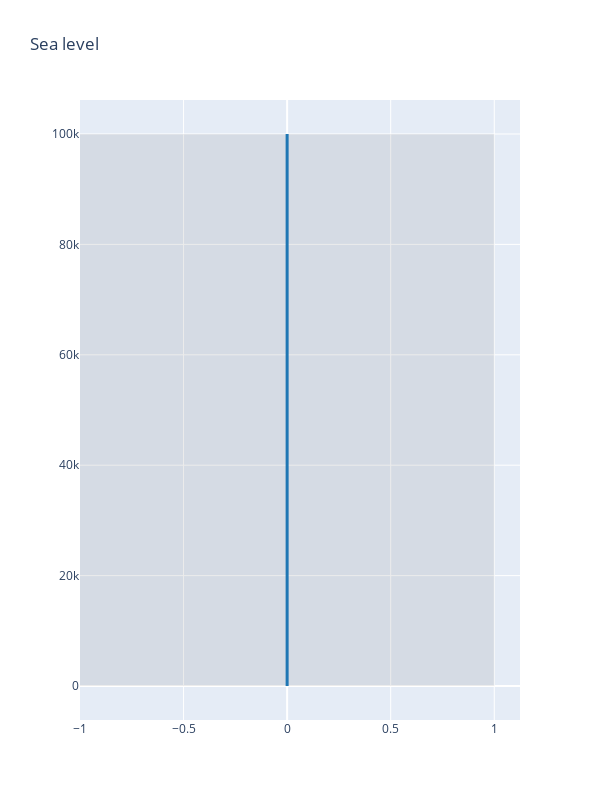

Write notebook code for a chart like this one.
### Code cell
# sea.buildCurve(timeExt = [0., 100000.], timeStep = 10000., seaExt = [0, 0], 
#                    ampExt = [-120, -120.], periodExt = [100000, 100000.])

sea.buildCurve(timeExt = [0., 100000.], timeStep = 10000., seaExt = [0, 0], 
                   ampExt = [0, -0.], periodExt = [100000, 100000.])

sea.plotCurves(fsize=(6,8), figName = 'Sea level')

### Figure 1 — Plotly figure (JSON) as saved in the notebook; plotly's stock layout.template omitted (floating-point values rounded to 4 significant figures)
{"data": [{"line": {"color": "rgba(250, 250, 250, 0.)"}, "mode": "lines", "showlegend": false, "type": "scatter", "x": [-1, -1, -1, -1, -1, -1, -1, -1, -1, -1, -1], "y": [0, 10000, 20000, 30000, 40000, 50000, 60000, 70000, 80000, 90000, 100000]}, {"fill": "tonextx", "fillcolor": "rgba(68, 68, 68, 0.1)", "line": {"color": "rgba(250, 250, 250, 0.)"}, "showlegend": false, "type": "scatter", "x": [1, 1, 1, 1, 1, 1, 1, 1, 1, 1, 1], "y": [0, 10000, 20000, 30000, 40000, 50000, 60000, 70000, 80000, 90000, 100000]}, {"line": {"color": "rgb(31, 119, 180)", "shape": "spline", "width": 3}, "marker": {"color": "white", "line": {"color": "black", "width": 1}, "size": 0.001, "symbol": "circle"}, "mode": "lines+markers", "showlegend": false, "type": "scatter", "x": [0, 0, 0, 0, 0, 0, 0, 0, 0, 0, 0], "y": [0, 10000, 20000, 30000, 40000, 50000, 60000, 70000, 80000, 90000, 100000]}], "layout": {"height": 800, "title": {"text": "Sea level"}, "width": 600}}
